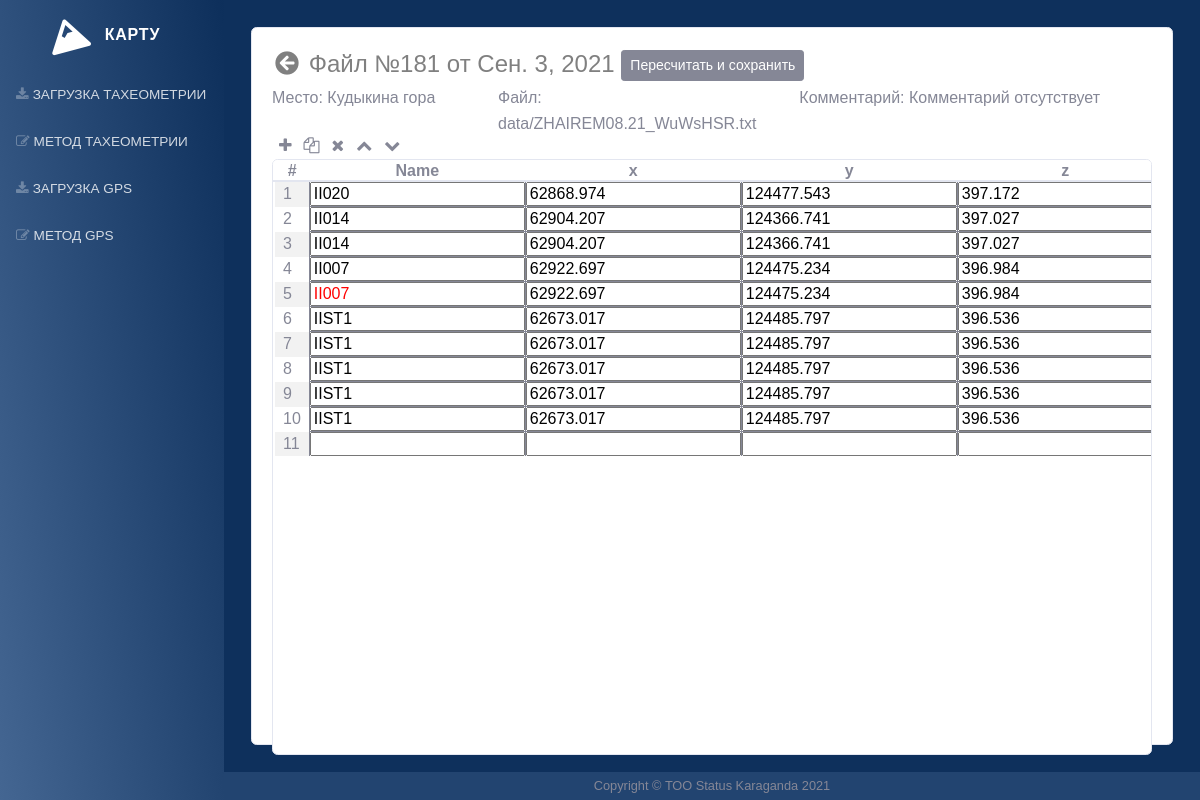
Page /search/181 on the committed database.
### energy/models.py (models this page shows, shortened)
class Files(models.Model):
    date = models.DateField(verbose_name='Дата:', null=True)
    place = models.ForeignKey('Place', on_delete=models.CASCADE, verbose_name='Место', null=True)
    file = models.FileField(verbose_name='Файл', upload_to='data/', default=None)
    read = models.BooleanField(verbose_name='Прочитан', default=False)
    comment = models.CharField(max_length=500, verbose_name='Комментарий', null=True, default=' ')

class Place(models.Model):
    name = models.CharField(max_length=200, verbose_name='Место', null=True)
    def __str__(self):
        return str(self.name)

### energy/views.py (the view, shortened to what this page needs)
# urls.py: path('search/<int:pk>', search, name='search'),
def search(request, pk):
    file = Files.objects.get(pk=pk)
    fileTbl = FilesTbl.objects.filter(parent=pk)
    formset = FilesFormSet(instance=file)
    context = {'file' : file, 'fileTbl' : fileTbl, 'formset': formset}
    return render(request, 'energy/search_files.html', context)

### energy/templates/energy/search_files.html (shortened to what this page needs)
{% extends "layout/basic.html" %}
{% load static %}
{% load bootstrap4 %}
{% block content %}
<form method="post">
<div class="row">
    <div class="col-md-12">
        <h4 style="color:grey;"><a href="{% url 'energy:load_files' %}" class="icon" style="color:grey;"><i class="fas fa-arrow-circle-left"style="padding: 3px;" ></i></a> Файл №{{ file.pk }} от {{file.date}}
            <button type="submit" name="correct" onclick="go()" class="btn btn-sm btn-secondary">Пересчитать и сохранить</button>
        </h4>
    </div>
        <div class="col-md-3">
            <label for="{{ file.place.id_for_label }}">Место:</label>
            {{ file.place }}
        </div>
        <div class="col-md-4">
            <label for="{{ file.file.id_for_label }}">Файл:</label>
            {{ file.file }}
        </div>
        <div class="col-md-5">
            <label for="{{ file.comment.id_for_label }}">Комментарий:</label>
            {{ file.comment }}
        </div>
    <div class="row" style="padding-left:25px;">
        <button class="btn btn-outline-default" onclick = "add_row()" type="button" style="padding: 0;border-radius: 4px;padding-top: 0px;padding-right: 5px;padding-bottom: 0px;padding-left: 5px;"><i class="fa fa-plus"></i></button>
        <button class="btn btn-outline-default" onclick = "copy_row()" type="button" style="padding: 0;border-radius: 4px;padding-top: 0px;padding-right: 5px;padding-bottom: 0px;padding-left: 5px;"><i class="fa fa-copy"></i></button>
        <button class="btn btn-outline-default" onclick = "del_row()" type="button" style="padding: 0;border-radius: 4px;padding-top: 0px;padding-right: 5px;padding-bottom: 0px;padding-left: 5px;"><i class="fa fa-remove"></i></button>
        <button class="btn btn-outline-default" onclick = "up_row()" type="button" style="padding: 0;border-radius: 4px;padding-top: 0px;padding-right: 5px;padding-bottom: 0px;padding-left: 5px;"><i class="fa fa-chevron-up"></i></button>
        <button class="btn btn-outline-default" onclick="down_row()" type="button" style="padding: 0;border-radius: 4px;padding-top: 0px;padding-right: 5px;padding-bottom: 0px;padding-left: 5px;"><i class="fa fa-chevron-down"></i></button>
    </div>
<div class="col-sm-4 col-md-12">
    <div class="card" id="card">
                <div class="table-responsive" >
                    <table id="dynamic" class="table table-striped" class="table table-hover">
                        <thead class="sticky" style="padding:20px">
                        <tr onClick='test = this.rowIndex; console.log("_"+test);'>
                                <th class="sticky" style="padding: 0; width: 1%; text-align:center">#</th>
                                <th class="sticky" style="padding: 0; text-align:center">Name</th>
                                <th class="sticky" style="padding: 0; text-align:center">x</th>
                                <th class="sticky" style="padding: 0; text-align:center">y</th>
                                <th class="sticky" style="padding: 0; text-align:center">z</th>
                            </tr>
                        </thead>
                        <tbody>
                            {% for form in formset %}
                                <tr onClick='test = this.rowIndex;'>
                                    {% for field in form %}
                                        <td style="padding:0;width:16%">{{ field }}</td>
                                    {% endfor %}
                                </tr>
                            {% endfor %}
                        </tbody>
                    </table>
                </div>
        </div>
    </div>
</div>
</form>
{% endblock %}

### energy/templates/energy/search_files.html (style rules this page uses)
table { border-collapse: collapse; border: 2px solid white; }
td { padding: 3px; border: 1px solid ; text-align: left; }
thead th { position: sticky; top: 0; background: white; }
thead { background: white; }
body { font: 12pt Arial; }
tbody { border-collapse: collapse; counter-reset: schetchik; }
tbody tr { counter-increment: schetchik; }
tbody td, tbody tr:before { padding: .1em .5em; }
tbody tr:before { content: counter(schetchik); display: table-cell; vertical-align: middle; }
#card { overflow-y: scroll; height: 74.5vh; }

### rows in the picture
Files: pk "181", date "Сен. 3, 2021", place "Кудыкина гора", file "data/ZHAIREM08.21_WuWsHSR.txt", comment "Комментарий отсутствует"
